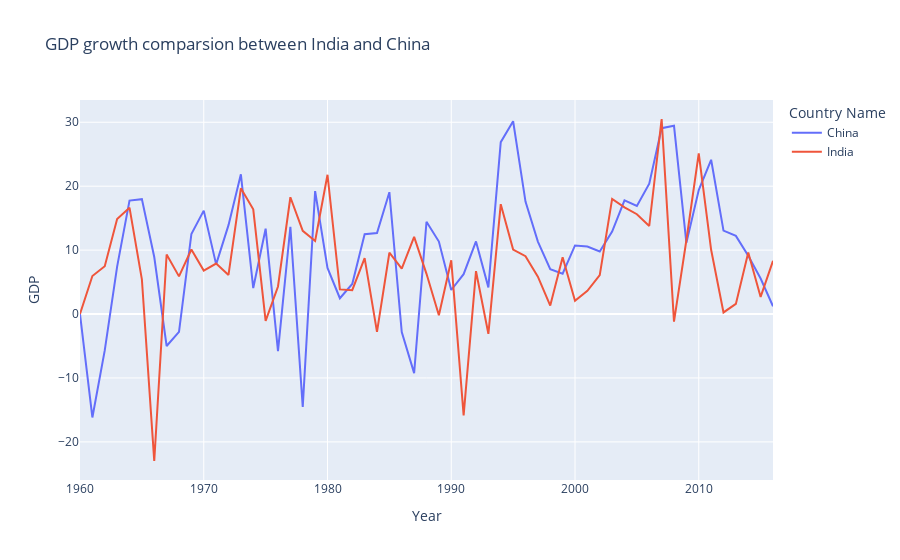

The notebook cell saved with this chart:
### Markdown cell above
## Comparing GDP Growth Comparison

### Code cell
fig = px.line(d, x = 'Year',y = 'GDP',title ='GDP growth comparsion between India and China',color = 'Country Name')
fig

### Figure 1 — Plotly figure (JSON) as saved in the notebook; plotly's stock layout.template omitted (floating-point values rounded to 4 significant figures)
{"data": [{"hovertemplate": "Country Name=China<br>Year=%{x}<br>GDP=%{y}<extra></extra>", "legendgroup": "China", "line": {"color": "#636efa", "dash": "solid"}, "marker": {"symbol": "circle"}, "mode": "lines", "name": "China", "orientation": "v", "showlegend": true, "type": "scatter", "x": [1960, 1961, 1962, 1963, 1964, 1965, 1966, 1967, 1968, 1969, 1970, 1971, 1972, 1973, 1974, 1975, 1976, 1977, 1978, 1979, 1980, 1981, 1982, 1983, 1984, 1985, 1986, 1987, 1988, 1989, 1990, 1991, 1992, 1993, 1994, 1995, 1996, 1997, 1998, 1999, 2000, 2001, 2002, 2003, 2004, 2005, 2006, 2007, 2008, 2009, 2010, 2011, 2012, 2013, 2014, 2015, 2016], "xaxis": "x", "y": [0, -16.18, -5.69, 7.41, 17.75, 17.97, 8.92, -5, -2.79, 12.51, 16.18, 7.77, 13.91, 21.86, 4.07, 13.35, -5.81, 13.64, -14.52, 19.22, 7.22, 2.47, 4.71, 12.48, 12.68, 19.06, -2.82, -9.24, 14.43, 11.34, 3.76, 6.24, 11.36, 4.17, 26.89, 30.16, 17.59, 11.33, 7.01, 6.31, 10.73, 10.57, 9.79, 12.9, 17.77, 16.91, 20.39, 29.07, 29.45, 11.13, 19.39, 24.13, 13.05, 12.23, 9.11, 5.55, 1.22], "yaxis": "y"}, {"hovertemplate": "Country Name=India<br>Year=%{x}<br>GDP=%{y}<extra></extra>", "legendgroup": "India", "line": {"color": "#EF553B", "dash": "solid"}, "marker": {"symbol": "circle"}, "mode": "lines", "name": "India", "orientation": "v", "showlegend": true, "type": "scatter", "x": [1960, 1961, 1962, 1963, 1964, 1965, 1966, 1967, 1968, 1969, 1970, 1971, 1972, 1973, 1974, 1975, 1976, 1977, 1978, 1979, 1980, 1981, 1982, 1983, 1984, 1985, 1986, 1987, 1988, 1989, 1990, 1991, 1992, 1993, 1994, 1995, 1996, 1997, 1998, 1999, 2000, 2001, 2002, 2003, 2004, 2005, 2006, 2007, 2008, 2009, 2010, 2011, 2012, 2013, 2014, 2015, 2016], "xaxis": "x", "y": [0, 5.95, 7.47, 14.85, 16.64, 5.44, -22.99, 9.31, 5.89, 10.1, 6.8, 7.9, 6.11, 19.66, 16.38, -1.06, 4.31, 18.27, 13.02, 11.43, 21.79, 3.85, 3.73, 8.74, -2.8, 9.59, 7.09, 12.07, 6.29, -0.18, 8.42, -15.85, 6.7, -3.09, 17.18, 10.09, 9.05, 5.85, 1.32, 8.89, 2.09, 3.64, 6.08, 18.01, 16.69, 15.61, 13.77, 30.51, -1.18, 11.54, 25.13, 10.05, 0.25, 1.59, 9.62, 2.68, 8.32], "yaxis": "y"}], "layout": {"autosize": true, "legend": {"title": {"text": "Country Name"}, "tracegroupgap": 0}, "title": {"text": "GDP growth comparsion between India and China"}, "xaxis": {"anchor": "y", "autorange": true, "domain": [0, 1], "range": [1960, 2016], "title": {"text": "Year"}, "type": "linear"}, "yaxis": {"anchor": "x", "autorange": true, "domain": [0, 1], "range": [-25.96, 33.48], "title": {"text": "GDP"}, "type": "linear"}}}
